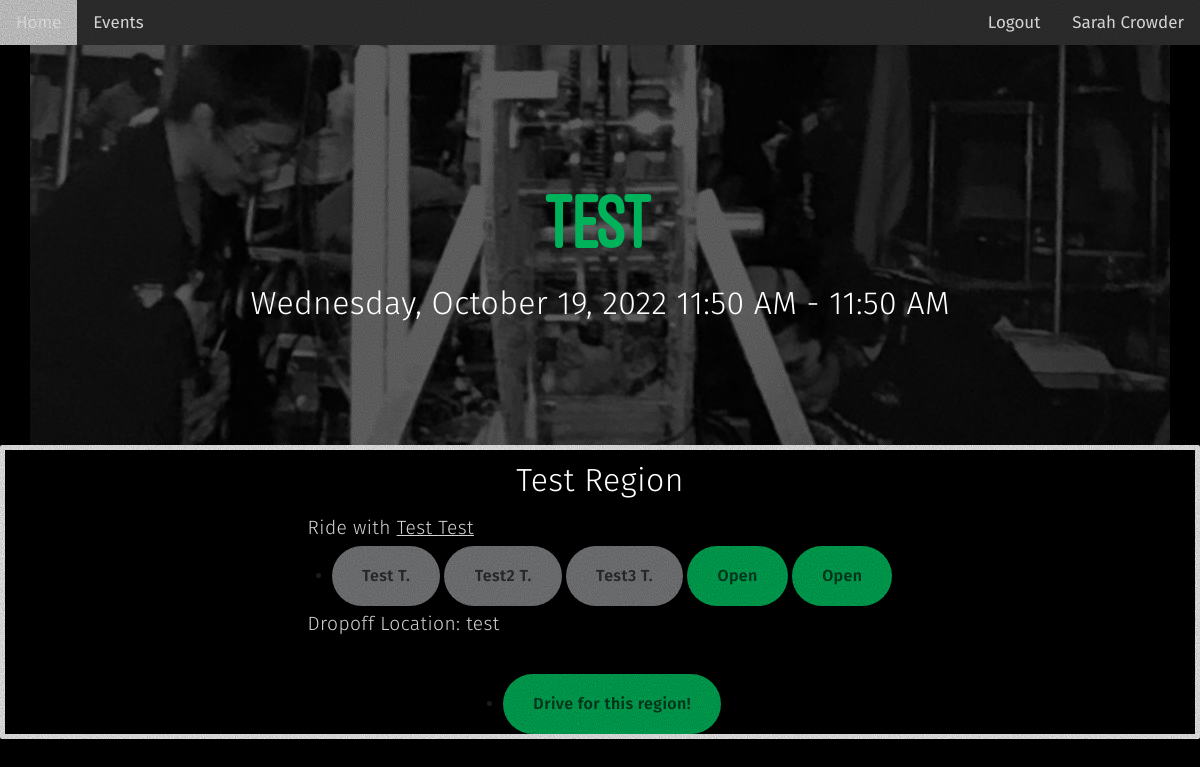
Page /event/1 (signed in) on the committed database.
### carpooling/models.py (models this page shows, shortened)
class User(UserMixin, db.Model):
    __tablename__ = 'users'
    id = db.Column(db.Integer, primary_key=True)
    password = db.Column(db.String, nullable=True)
    first_name = db.Column(db.String, nullable=False)
    last_name = db.Column(db.String, nullable=False)
    driver_id = db.Column(db.Integer, db.ForeignKey('drivers.index'), nullable=True)
    passenger_id = db.Column(db.Integer, db.ForeignKey('passengers.index'), nullable=True)
    driver_profile = db.relationship('Driver', backref=db.backref('user'), lazy=True)
    passenger_profile = db.relationship('Passenger', backref=db.backref('user'), lazy=True)
    team_auth_key = db.Column(db.String, nullable=False, default='0') # a special key sent out by the team to allow access to the site
    is_admin = db.Column(db.Integer, nullable=False, default=0)
    def is_driver(self):
        return  'Yes' if self.driver_id is not None else 'No'

class Event(db.Model):
    __tablename__ = 'events'
    index = db.Column(db.Integer, primary_key=True)
    event_name = db.Column(db.String, nullable=False)
    event_date = db.Column(db.DateTime, nullable=False)
    event_start_time = db.Column(db.DateTime, nullable=False)
    event_end_time = db.Column(db.DateTime, nullable=False)
    event_location = db.Column(db.String, nullable=False, default='Maggie Walker Governor\'s School')
    event_description = db.Column(db.String, nullable=True)
    def get_description(self):
        if self.event_description is None:
            return ''
        return self.event_description
    def get_date(self):
        return self.event_date.strftime('%A, %B %d, %Y')
    def get_times(self):
        return f'{self.event_start_time.strftime("%I:%M %p")} - {self.event_end_time.strftime("%I:%M %p")}'
    def __repr__(self):
        return f'Event: {self.event_name}'

class Region(db.Model):
    __tablename__ = 'regions'
    name = db.Column(db.String, primary_key=True)
    dropoff_location = db.Column(db.String, nullable=False)
    color = db.Column(db.String, nullable=False, default='#fff')
    def get_carpools_in_event(self, event: Event):
        return [carpool for carpool in self.carpools if carpool.event == event]

class Carpool(db.Model):
    __tablename__ = 'carpools'
    index = db.Column(db.Integer, primary_key=True)
    driver_index = db.Column(db.Integer, db.ForeignKey('drivers.index'), nullable=True)
    driver = db.relationship('Driver', backref=db.backref('carpools', lazy=True))
    num_passengers = db.Column(db.Integer, nullable=False)
    event_index = db.Column(db.String, db.ForeignKey('events.index'), nullable=False)
    event = db.relationship('Event', backref=db.backref('carpools', lazy=True))
    destination = db.Column(db.String, nullable=False)
    extra_information = db.Column(db.String)
    region = db.relationship('Region', backref=db.backref('carpools'), lazy=True)
    region_name = db.Column(db.String, db.ForeignKey('regions.name'), nullable=False)
    passengers = db.relationship('Passenger', secondary='passenger_carpool_links', overlaps='carpools')
    def has_driver(self):
        return self.driver is not None
    def get_passenger_number_name(self, number: int) -> str:
        try:
            if self.passengers[number] is None:
                return 'Open'
        except IndexError:
            return 'Open'
        return self.passengers[number].first_name.capitalize() + ' ' + self.passengers[number].last_name[0].capitalize() + '.'
    def get_dropoff_location(self):
        if self.destination is not None:
            return self.destination
        else:
            return self.region.dropoff_location

class Driver(db.Model):
    __tablename__ = 'drivers'
    index = db.Column(db.Integer, primary_key=True)
    last_name = db.Column(db.String, nullable=False)
    first_name = db.Column(db.String, nullable=False)
    num_seats = db.Column(db.Integer, nullable=False)
    phone_number = db.Column(db.String, nullable=False)
    email_address = db.Column(db.String, nullable=False)
    student_or_parent = db.Column(db.String, nullable=False)
    num_years_with_license = db.Column(db.String)
    car_type_1 = db.Column(db.String, nullable=False)
    car_color_1 = db.Column(db.String, nullable=False)
    car_type_2 = db.Column(db.String)
    car_color_2 = db.Column(db.String)
    emergency_contact_number = db.Column(db.String, nullable=False)
    emergency_contact_relation = db.Column(db.String, nullable=False)
    extra_information = db.Column(db.String)

class Passenger(db.Model):
    __tablename__ = 'passengers'
    index = db.Column(db.Integer, primary_key=True)
    last_name = db.Column(db.String, nullable=False)
    first_name = db.Column(db.String, nullable=False)
    phone_number = db.Column(db.String, nullable=False)
    email_address = db.Column(db.String, nullable=False)
    emergency_contact_number = db.Column(db.String, nullable=True)
    emergency_contact_relation = db.Column(db.String, nullable=True)
    extra_information = db.Column(db.String)
    region_name = db.Column(db.String, db.ForeignKey('regions.name'), nullable=True)
    region = db.relationship('Region', backref=db.backref('passengers'))
    carpools = db.relationship('Carpool', secondary='passenger_carpool_links', overlaps='passengers')

### carpooling/routes.py (the view)
@app.route('/event/<event_index>')
def event_page(event_index):
    event = Event.query.get(event_index)
    logger.info(Event.query.all()[0].index)
    logger.info(event)
    return render_template('event_page_template.html', event=event, regions=Region.query.all(), user=current_user)

### carpooling/__init__.py (called while the page is built)
@login_manager.user_loader
def load_user(user_id):
    return User.query.get(int(user_id))

### carpooling/templates/event_page_template.html (shortened to what this page needs)
<!DOCTYPE html>
<html data-wf-domain="sarahs-dandy-site.webflow.io" data-wf-page="633db6b20fc68522b30e41f4" data-wf-site="633db6b20fc685cfcc0e41e2">
<head>
    <link href="{{ url_for('static', filename='events_style.css')}}" rel="stylesheet" type="text/css"/>
    <link href="{{ url_for('static', filename='carrdstyle.css')}}" rel="stylesheet" type="text/css"/>
</head>
<body class="body">
    <div class="page-content">
        <div class="topnav">
            <a href="{{ url_for('home_page') }}">Home</a>
            <a href="{{ url_for('events_page') }}">Events</a>
            {% if user.is_authenticated %}
            <a class="user-info" href = "{{ url_for('user_profile_page', user_id=user.id) }}">{{ user.first_name.capitalize() }} {{user.last_name.capitalize()}}</a>
            <a class="user-info" onclick="confirm_logout(event)" href="{{ url_for('home_page', logout=True) }}">Logout</a>
            {% else %}
            <a class="user-info" href="{{ url_for('login_page') }}">Login</a>
            <a class="user-info" href="{{url_for('generic_register_page')}}">Register/Update</a>
            <a class="user-info" href="{{url_for('login_help_page')}}">Login Help</a>
            {% endif %}
          </div>
        </div>
        <div class="banner">
            <div class="banner-second">
                <div class="container center w-container">
                    <div class="align-center">
                        <h1 class="style1">
                            {{ event.event_name }}
                        </h1>
                        <h2 class="style2"> {{event.get_date()}} {{event.get_times()}}</h2>
                    </div>
                </div>
            </div>
        </div>
    <div class="style1">
        {% for region in regions%}
        <div class="regiondiv" style="border-color:{{region.color}}">
            <h3 class="style2">{{region.name.capitalize()}} Region</h3>
            {% for carpool in region.get_carpools_in_event(event) %}
                {% if carpool.has_driver() %}
                <div class="style1">
                <p class="style2"> Ride with <a href= "{{url_for('driver_page', firstname=carpool.driver.first_name, lastname=carpool.driver.last_name )}}"> {{carpool.driver.first_name.capitalize()}} {{carpool.driver.last_name.capitalize()}}</a> </p>
                <ul id="buttons01" class="style1 buttons">
                    <li>
                {% for i in range(carpool.num_passengers) %}
                    {% if carpool.get_passenger_number_name(i) !='Open' %}
                    <a class="closedbutton n01">
                        <span class="label"> {{carpool.get_passenger_number_name(i)}} </span>
                    </a>
                    {% else %}
                    <a href="{{ url_for('passenger_carpool_signup_page', carpool_index = carpool.index)}}" class="button n01">
                        <span class="label">{{carpool.get_passenger_number_name(i)}} </span>
                        </a>
                    {% endif %}
                {% endfor %}
                    </li>
                </ul>
                <p class = "style2"> Dropoff Location: {{carpool.get_dropoff_location()}} </p>
                </div>
                {% else %}
                <br>
                <br>
                <div class="style1">
                    <ul class="style1 buttons">
                        <li>
                    <a href={{ url_for('driver_carpool_signup_page', carpool_index = carpool.index)}} onclick="confirm_valid_driver(event)" class="button n01">
                        <span class="label">Drive for this region!</span>
                    </a>
                        </li>
                    </ul>
                </div>
                {% endif %}
            {% endfor %}
        </div>
        {% endfor %}
    </div>
</body>
</html>

### rows in the picture
User: first_name "Sarah", last_name "Crowder"
Event: event_name "test", get_date "Wednesday, October 19, 2022", get_times "11:50 AM - 11:50 AM"
Region: name "Test"
Carpool: driver.first_name "Test", driver.last_name "Test", get_passenger_number_name "Test T." "Test2 T." "Test3 T.", get_passenger_number_name "Open" "Open", get_dropoff_location "test"
